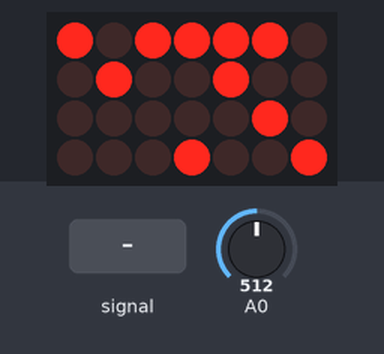
Simulated run of this sketch. Board: Arduino Uno, built with avr-gcc and run on an emulated ATmega328P. Parts: 7×4 LED matrix. Wiring (inferred from the names in the program): LED matrix (orientation assumed): rows pin 2, pin 3, pin 11, pin 5; columns pin 4, pin 6, pin 7, pin 8, pin 9, pin 10, pin 12. The test bench sets the inputs (shaded band); at power-on: A0 = 512.

Above: at 1.2 s.
1.3 s: A0 fed a 200 Hz sine of ±81 counts around its level
At 2.26 s:
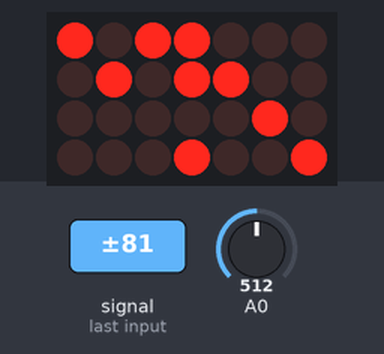
3.1 s: A0 set to 716
At 4.2 s:
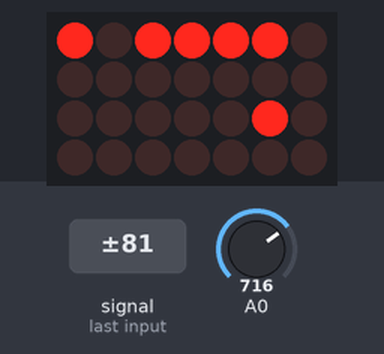
4.6 s: A0 set to 900
At 5.0 s:
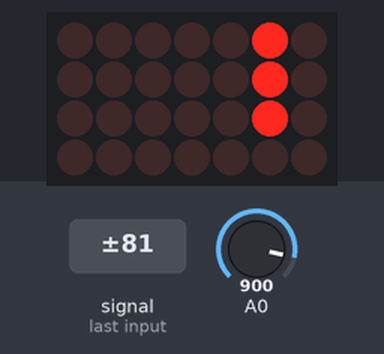
6.1 s: A0 set to 1023
At 6.5 s:
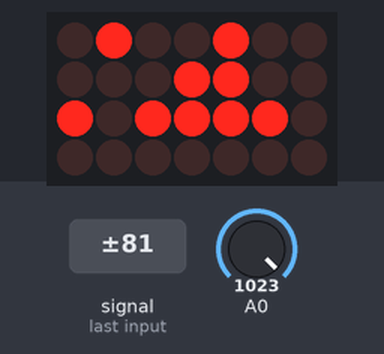
7.6 s: A0 set to 511
At 8.8 s:
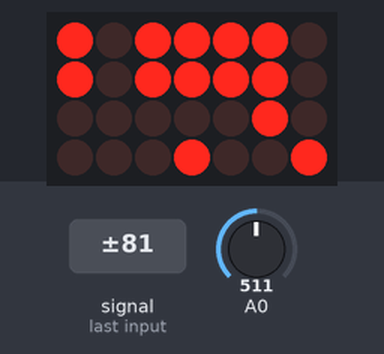
9.1 s: A0 set to 306
At 9.9 s:
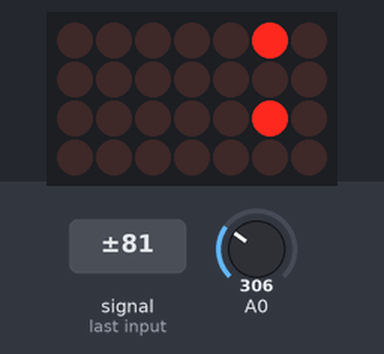
Timing chart, 0 to 11.6 s (numbered marks = the images above; inputs shaded):
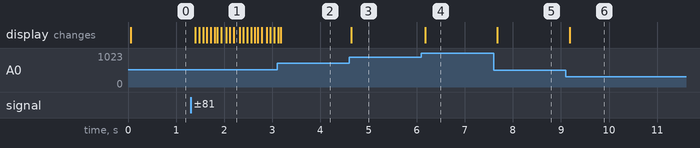

Measured:
- after the input at 1.3 s, the display: first changes after 0.10 s (image 1 shows a later state)
- after the input at 3.1 s, the display: first changes at once (image 2 shows a later state)
- after the input at 4.6 s, the display: changes at once (image 3)
- after the input at 6.1 s, the display: changes after 0.08 s (image 4)
- after the input at 7.6 s, the display: changes after 0.08 s (image 5)
- after the input at 9.1 s, the display: changes after 0.08 s (image 6)

The sketch:

7seg_smart_v02.ino
```cpp
/*  Test zur Multiplex-Ansteuerung mehrerer 7-Segmentanzeigen.

     Segmente a-f + dot auf digitalPins angeschlossen.
     Massen werden vom µC durch LOW-pegel geschalten

    Luca Ponzio 2019

    Testversion/Prototyp für 10-Digit Multiplexing
    Schulprojekt BS Deggendorf EGS 12

    Jegliche Teile des Codes wurden selbst geschrieben.


*/

//**Pinbelegung der Segmente**//

int _PINa = 4;
int _PINb = 5;
int _PINc = 6;
int _PINd = 7;
int _PINe = 8;
int _PINf = 9;
int _PINg = 10;

//**Pinbelegung der Massen der Anzeigen**//

int _Agnd = 11;
int _Bgnd = 12;
int _Cgnd = 2;
int _Dgnd = 3;

//**Einstellungen**//

static int  numOfPanels = 4;   //Zahl der Anzeigesegmente -> Später 10.
static int  startPin = 2;      //Erster Pin der Reihe am µC
static int  displayTime = 6;   //Anzeige der Zahl in millisekunden

//**Systemeinstellungen**//

volatile int timer = 0;

//Array für Position der Zahlen auf dem Display//

byte digitNumbers[] {
  0b01111110,   //"0"
  0b00001100,   //"1"
  0b10110110,   //"2"
  0b10011110,   //"3"
  0b11001100,   //"4"
  0b11011010,   //"5"
  0b11111010,   //"6"
  0b00001110,   //"7"
  0b11111110,   //"8"
  0b11001110,   //"9"
  0b00000001    //"."
};


bool displayNumbers(int pos1, int pos2, int pos3, int pos4 ) {    // Funktion zur Anzeige auf den Displays. Nimmt alle digits einzeln als Argumente

 static int y = 0;    // Aktuelles Digit

  if (timer >= displayTime) {   // Wenn der Timer-Interrupt-Zähler über einem treshold ist, wird die Anzeige aktualisiert. Da

    int val;    //Erhält den Wert der im aktuellen Durchlauf anzuzeigenden Zahl

    if (y == 0) val = pos4;   // Ordnet val je nach Durchlauf ein Digit zu
    if (y == 1) val = pos3;
    if (y == 2) val = pos2;
    if (y == 3) val = pos1;

    digitalWrite(_Agnd, y != 0);    // Schaltet die Massen für das aktuelle Digit auf LOW
    digitalWrite(_Bgnd, y != 1);    // Schaltet später die Transistoren
    digitalWrite(_Cgnd, y != 2);
    digitalWrite(_Dgnd, y != 3);

    for (int i = 0; i <= 6; i++) {
      digitalWrite(i + 4, digitNumbers[val] & 1 << i + 1 ); //Schreibt einen HIGH-Pegel, wenn das Zahlenhild der Abfragematrix entspricht
    }

     y++;   //Erhöhe Zähler für aktuelles Digit

    if(y >= numOfPanels ){    //Setze zurückt wenn alle Digits nacheinander angezeigt wurden
      y = 0;
      }

    timer = 0;    // Setze timer für Zeitsteuerung auf 0

  }
}

ISR(TIMER0_COMPA_vect) {   // Bei Überlaufen des CTC wird diese Funktion aufgerufen (Jede ms um 1 erhöht), Timer/Counter0 compare match A vector

  timer++;    // Erhöhe timer um 1

}


void setup() {

  for (int i = startPin; i <= 8 + numOfPanels; i++) {   //Deklaration der Outputs für 8 Pins + Massen der Segmente
    pinMode(i, OUTPUT);   // Ausgang als Output hernehmen
  }

  Serial.begin(9600);   //Serielle Kommunikation

  TCCR0A = (1 << WGM01);    // Modus auf CTC (Clear Timer on Compare)
  OCR0A = 0xF9;             //ORC0A auf 1ms -> Wenn TCNT0 == OCR0A -> Löse interrupt aus

  TIMSK0 |= (1 << OCIE0A); // Setze Flag für Interrupt
  sei();                    // Interrupts an

  TCCR0B |= (1 << CS01);    //Prescaleregister auf 1/64 der Clock setzen
  TCCR0B |= (1 << CS00);    //Bit 2 dito

}

void loop() {   //Hauptcode, jetzt nur ein Testprogramm zu testen

  int val = analogRead(A0);   //Lese Analogwert ein

  int val1 =  val         % 10 ;    // Ermittle die MS Ziffer
  int val2 = (val / 10)   % 10 ;    // zweite Ziffer
  int val3 = (val / 100)  % 10 ;    // dritte Ziffer
  int val4 = (val / 1000) % 10 ;    // Ermittle die LS Ziffer

  displayNumbers(val1, val2, val3, val4);   //Zeige eingelesenen Wert auf Display an.

}
```
